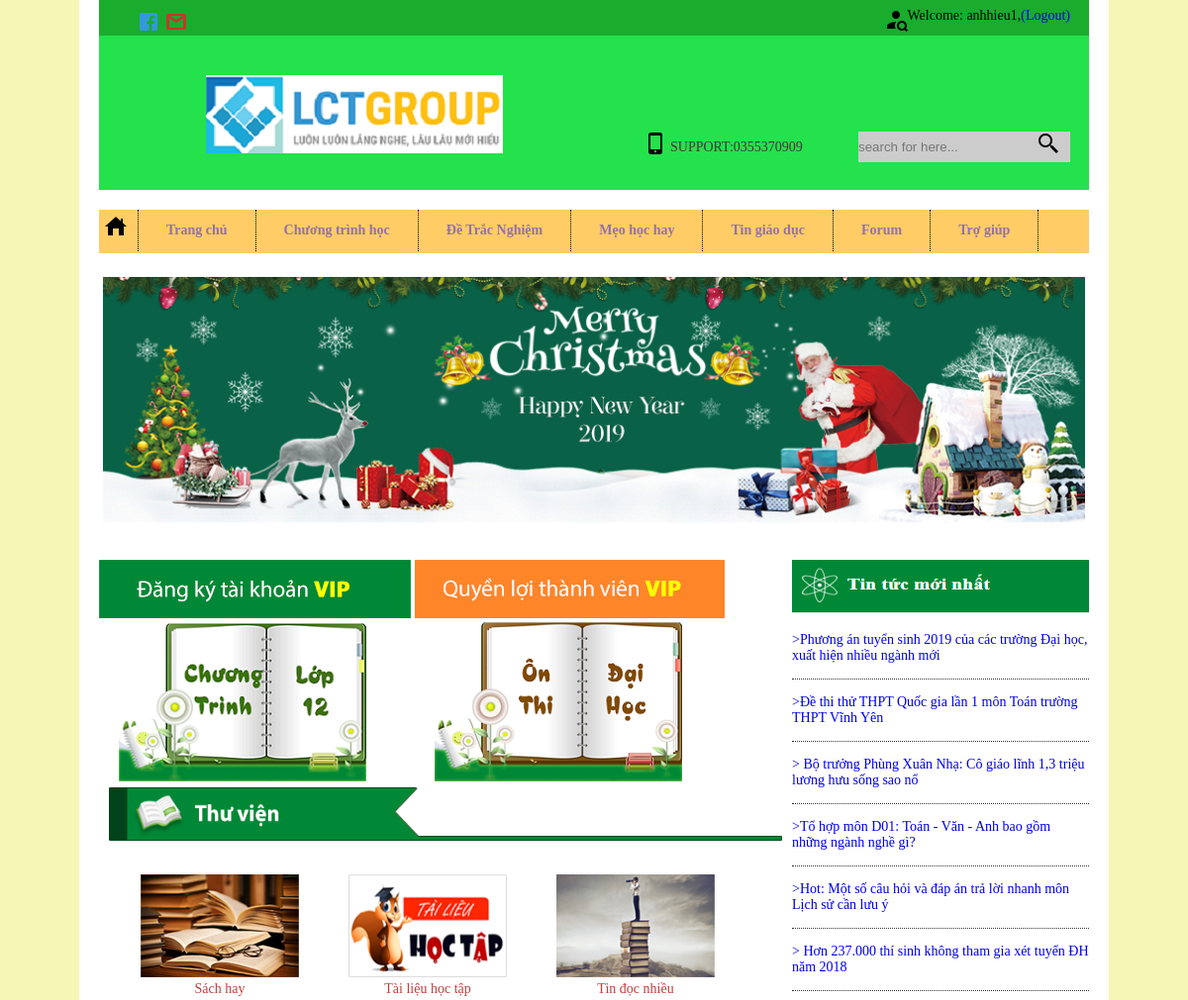
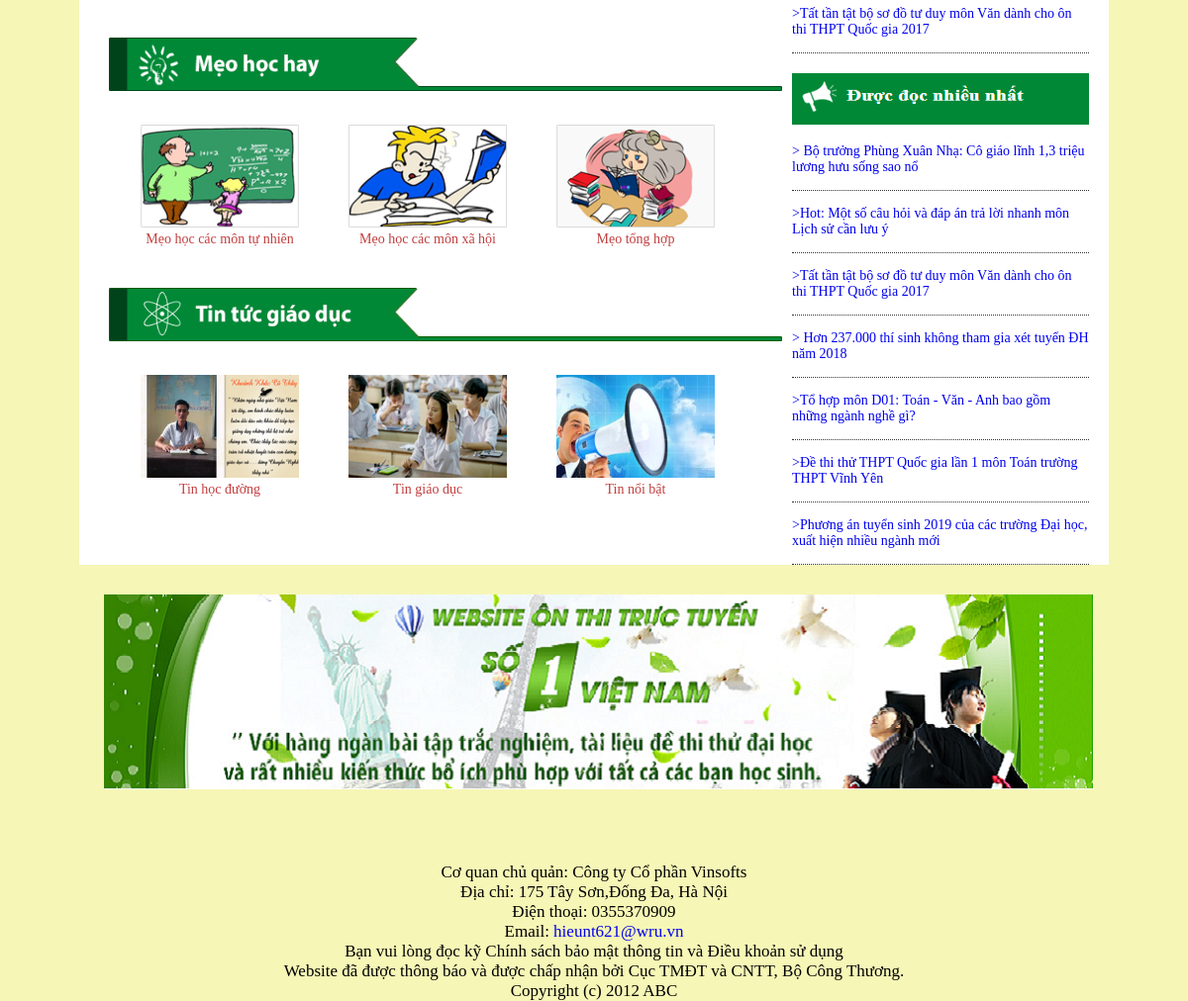
Screenshot of /2.source/index.php (signed in) with the database file from the repository (2 pictures, top to bottom).
### tables this page shows
CREATE TABLE `monhoc` (
  `id_mh` int(11) NOT NULL,
  `ten_mh` varchar(255) NOT NULL,
  `image_mh` varchar(255) NOT NULL
);

CREATE TABLE `tintuc` (
  `id_tt` int(11) NOT NULL,
  `ten_tt` varchar(225) NOT NULL,
  `noidung_tt` text NOT NULL,
  `luotxem` int(11) NOT NULL
);

### 2.source/content.php (the view)
<div id="header">
       <div class="content">
           <div id="logo1" >
               <a href="#" ><img src="hinhanh/pd-nangcapvip.png" alt="ondh" /></a>
               <a href="#"><img src="hinhanh/pd-quyenloivip.png" alt="ondh"  /></a>
               <a href="tenmon.php"><img src="hinhanh/chuongtrinh-12.png"alt="chuongtrinh12" style="margin: 0px 65px 0px 20px"/></a>
               <a href="dethi.php"><img src="hinhanh/onthi-daihoc.png" alt="ondh"  /></a>
           </div>
           <div id="thuvien">
               <div class="tt">
                   <img src="hinhanh/thuvien.png" width="680px" height="54" alt="Thư Viện" />
                       <?php
                       require('connection.php');
                       $sql = "SELECT * FROM monhoc limit 9,3 ";
                       $result = mysqli_query($conn,$sql);
                       if(mysqli_num_rows($result)>0){
                         while($data = mysqli_fetch_array($result) ){
                      ?>
                      <?php
                           echo"<ul>";
                               echo"<li>" ;
                                   echo"<div class='anh1'>";
                                       echo "<a href='noidungmon.php?id_mh=$data[id_mh]'>";
                                           echo"<img src='hinhanh/$data[image_mh]' width='160' height='104' />";
                                           echo"<p class='title'>$data[ten_mh]</p>";
                                       echo"</a>";
                                  echo" </div>" ;
                               echo"</li>";
                           echo"</ul>" ;
                         }
                       }
                       ?>
               </div>
           </div>
           <div id="thuvien1">
               <img src="hinhanh/pd-meohay.png" width="680" height="54" />
                   <?php
                       require('connection.php');
                       $sql1 = "SELECT * FROM monhoc limit 12,3 ";
                       $result1 = mysqli_query($conn,$sql1);
                       if(mysqli_num_rows($result1)>0){
                       while($data1 = mysqli_fetch_array($result1) ){
                   ?>
                   <?php
                       echo"<ul>";
                           echo"<li>" ;
                               echo"<div class='anh1'>";
                                   echo "<a href='noidungmon.php?id_mh=$data1[id_mh]''>";
                                       echo"<img src='hinhanh/$data1[image_mh]' width='160' height='104' />";
                                       echo"<p class='title'>$data1[ten_mh]</p>";
                                   echo"</a>";
                           echo" </div>" ;
                           echo"</li>";
                       echo"</ul>" ;
                       }
                   }
                   ?>
           </div>
           <div id="thuvien1">
                   <img src="hinhanh/pd-tin-giaoduc.png" width="680" height="54" />
                   <?php
                       require('connection.php');
                       $sql2 = "SELECT * FROM monhoc limit 15,3 ";
                       $result2 = mysqli_query($conn,$sql2);
                       if(mysqli_num_rows($result2)>0){
                       while($data2 = mysqli_fetch_array($result2) ){
                   ?>
                   <?php
                       echo"<ul>";
                           echo"<li>" ;
                               echo"<div class='anh1'>";
                                   echo "<a href='noidungmon.php?id_mh=$data2[id_mh]''>";
                                       echo"<img src='hinhanh/$data2[image_mh]' width='160' height='104' />";
                                       echo"<p class='title'>$data2[ten_mh]</p>";
                                   echo"</a>";
                           echo" </div>" ;
                           echo"</li>";
                       echo"</ul>" ;
                       }
                   }
                   ?>
               </div>
       </div>

### 2.source/sibar.php
<div class="sidebar">
            <div id="logo_tintuc"> <img src="hinhanh/tintuc.png" width="300" height="54" alt="Tin Tức nổi bật"></div>
            <div id="Tintuc">
                    <ul>
                    <?php
                          require('connection.php');
                          $sql="select id_tt,ten_tt from tintuc order by id_tt desc";
                          $result=mysqli_query($conn,$sql);
                          while($data = mysqli_fetch_assoc($result)){?>
                          <?php
                         echo"<li>";
                         echo"<a href='tintuc_nd.php?id=$data[id_tt]' >>$data[ten_tt]</a>";
                          echo"</li>";
                          }
                          ?>
                    </ul>
              </div>
              <div style="margin-top:20px"> <img src="hinhanh/docnhieiu.png" width="300" height="52"  alt="Đọc nhiều nhất"></div>
              <div id="Tintuc">
                 <ul>
                 <?php
                          require('connection.php');
                          $sql="select id_tt,ten_tt from tintuc order by luotxem desc ";
                          $result=mysqli_query($conn,$sql);
                          while($data = mysqli_fetch_assoc($result)){?>
                          <?php
                         echo"<li>";
                         echo"<a href='tintuc_nd.php?id=$data[id_tt]' >>$data[ten_tt]</a>";
                          echo"</li>";
                          };
                          ?>
                 </ul>
               </div>
        </div>
    </div>

### 2.source/style.css (style rules this page uses)
* { margin:0px; padding:0px; }
a { text-decoration:none; }
ul { list-style-type:none; }
body { font-family:"Times New Roman", Times, serif; font-size:14px; background:rgb(246, 246, 182); }
#header { width:1000px; height:auto; margin: 10px auto; }
.content { width: 69%; height: 100%; float: left; }
#logo1 { width:100%; height: 170px; }
#thuvien { margin-top:30px; padding:30px 0px 1px 10px; }
#thuvien ul li { width:180px; height:155px; float:left; margin:20px 10px 20px 20px; }
#thuvien1 ul li { width:180px; height:155px; float:left; margin:20px 10px 20px 20px; }
.anh1 { width:160px; height: 105px; margin:10px 12px; }
.title { text-align:center; color:rgb(194, 62, 62); }
#thuvien1 { padding:20px 0px 1px 10px; }
.sidebar { width: 30%; height: 100%; float: right; }
.sidebar #Tintuc ul li { border-bottom: 1px dotted #333333; padding: 15px 0; }

### rows the page displays
monhoc: image_mh (picture), ten_mh "Sách hay"
monhoc: image_mh (picture), ten_mh "Tài liệu học tập"
monhoc: image_mh (picture), ten_mh "Tin đọc nhiều"
monhoc: image_mh (picture), ten_mh "Mẹo học các môn tự nhiên"
monhoc: image_mh (picture), ten_mh "Mẹo học các môn xã hội"
monhoc: image_mh (picture), ten_mh "Mẹo tổng hợp"
monhoc: image_mh (picture), ten_mh "Tin học đường"
monhoc: image_mh (picture), ten_mh "Tin giáo dục"
monhoc: image_mh (picture), ten_mh "Tin nổi bật"
tintuc: ten_tt "Phương án tuyển sinh 2019 của các trường Đại học, xuất hiện nhiều ngành mới"
tintuc: ten_tt "Đề thi thử THPT Quốc gia lần 1 môn Toán trường THPT Vĩnh Yên"
tintuc: ten_tt "Bộ trưởng Phùng Xuân Nhạ: Cô giáo lĩnh 1,3 triệu lương hưu sống sao nổ"
tintuc: ten_tt "Tổ hợp môn D01: Toán - Văn - Anh bao gồm những ngành nghề gì?"
tintuc: ten_tt "Hot: Một số câu hỏi và đáp án trả lời nhanh môn Lịch sử cần lưu ý"
tintuc: ten_tt "Hơn 237.000 thí sinh không tham gia xét tuyển ĐH năm 2018"
tintuc: ten_tt "Tất tần tật bộ sơ đồ tư duy môn Văn dành cho ôn thi THPT Quốc gia 2017"

### other values shown
$_SESSION["username"] "anhhieu1"
